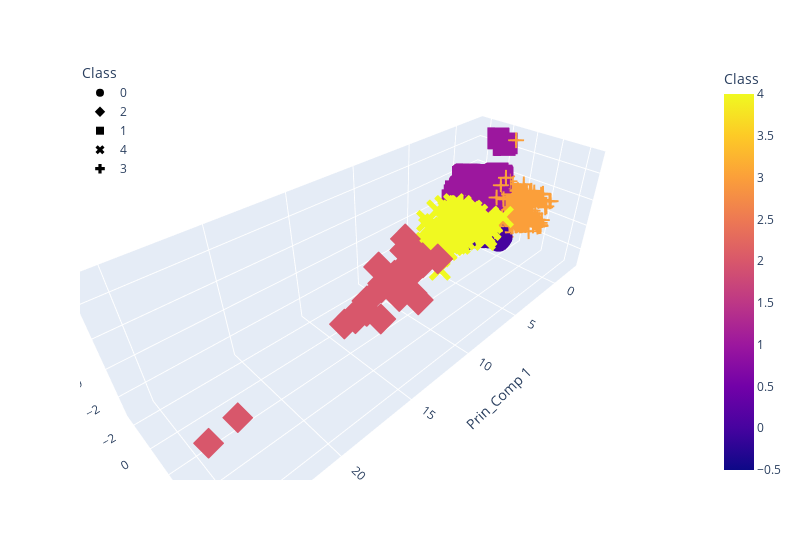

Here is the notebook cell this chart was saved with:
### Code cell
# Creating a 3D-Scatter with the PCA data and the clusters
fig = px.scatter_3d(
    clustered_df,
    x='Prin_Comp 1',
    y='Prin_Comp 2',
    z='Prin_Comp 3',
    color='Class',
    symbol='Class',
    hover_name= 'INSTNM',
    hover_data= ['HLOFFER'],
    width=800,
)
fig.update_layout(legend=dict(x=0, y=1))
fig.show()

### Figure 1 — Plotly figure (JSON) as saved in the notebook; plotly's stock layout.template omitted (floating-point values rounded to 4 significant figures; data arrays with more than 128 entries replaced by an {"elided": "..."} marker saying what was removed)
{"data": [{"customdata": {"elided": "969x1 int values"}, "hovertemplate": "<b>%{hovertext}</b><br><br>Class=%{marker.color}<br>Prin_Comp 1=%{x}<br>Prin_Comp 2=%{y}<br>Prin_Comp 3=%{z}<br>HLOFFER=%{customdata[0]}<extra></extra>", "hovertext": {"elided": "969 str values"}, "legendgroup": "0", "marker": {"color": {"elided": "969 int values"}, "coloraxis": "coloraxis", "symbol": "circle"}, "mode": "markers", "name": "0", "scene": "scene", "showlegend": true, "type": "scatter3d", "x": {"elided": "969 float values"}, "y": {"elided": "969 float values"}, "z": {"elided": "969 float values"}}, {"customdata": [[9], [9], [9], [9], [9], [9], [9], [9], [9], [9], [9], [9], [9], [9], [9], [9], [9], [9], [9], [9], [9], [9], [9], [9], [9], [9], [9], [9], [9], [9], [9], [9], [9], [9], [9], [7], [9]], "hovertemplate": "<b>%{hovertext}</b><br><br>Class=%{marker.color}<br>Prin_Comp 1=%{x}<br>Prin_Comp 2=%{y}<br>Prin_Comp 3=%{z}<br>HLOFFER=%{customdata[0]}<extra></extra>", "hovertext": ["University of Alabama at Birmingham", "Arizona State University-Tempe", "University of California-Davis", "University of California-Los Angeles", "University of California-San Diego", "University of California-San Francisco", "University of Southern California", "University of Colorado Denver/Anschutz Medical Campus", "University of Florida", "University of Chicago", "Northwestern University", "Indiana University-Purdue University-Indianapolis", "University of Iowa", "University of Kansas", "Johns Hopkins University", "Boston University", "University of Michigan-Ann Arbor", "Michigan State University", "University of Minnesota-Twin Cities", "Rutgers University-New Brunswick", "Columbia University in the City of New York", "Icahn School of Medicine at Mount Sinai", "New York University", "University of Rochester", "Duke University", "University of Cincinnati-Main Campus", "Ohio State University-Main Campus", "University of Pittsburgh-Pittsburgh Campus", "Temple University", "Baylor College of Medicine", "Texas A & M University-College Station", "The University of Texas at Austin", "University of Virginia-Main Campus", "University of Washington-Seattle Campus", "University of Wisconsin-Madison", "Western Governors University", "The Pennsylvania State University"], "legendgroup": "2", "marker": {"color": [2, 2, 2, 2, 2, 2, 2, 2, 2, 2, 2, 2, 2, 2, 2, 2, 2, 2, 2, 2, 2, 2, 2, 2, 2, 2, 2, 2, 2, 2, 2, 2, 2, 2, 2, 2, 2], "coloraxis": "coloraxis", "symbol": "diamond"}, "mode": "markers", "name": "2", "scene": "scene", "showlegend": true, "type": "scatter3d", "x": [9.183, 10.26, 10.21, 16.21, 11.01, 12.37, 8.731, 16.98, 9.522, 9.071, 9.363, 10.97, 10.04, 9.527, 12.18, 13.33, 25.53, 9.908, 11.34, 13.72, 15.18, 9.499, 24.2, 8.995, 15.01, 9.547, 16.55, 15.84, 9.884, 10.4, 10.9, 9.705, 9.123, 15.34, 13.63, 13.87, 13.51], "y": [1.955, 2.321, 2.171, 4.071, 2.603, 1.782, 1.966, 4.111, 2.347, 1.428, 1.926, 2.487, 2.172, 2.133, 2.898, 3.114, 6.714, 2.167, 2.531, 3.403, 3.834, 1.171, 6.472, 1.585, 3.603, 2.336, 4.345, 4.169, 2.459, 1.994, 3.186, 2.848, 3.5, 5.028, 4.672, 5.804, 5.916], "z": [0.8957, 0.6904, 0.5184, 1.261, 0.7282, 1.471, 0.4695, 1.402, 1.07, -0.09721, 0.8608, 1.078, 0.897, 0.8258, 1.352, 1.493, 2.683, 0.9782, 1.003, 1.543, 1.71, 1.849, 2.692, 0.05729, 0.765, 1.005, 1.768, 1.737, 1.168, 1.798, 1.132, 0.9758, 1.301, 1.296, 1.598, 2.585, 2.009]}, {"customdata": {"elided": "1768x1 int values"}, "hovertemplate": "<b>%{hovertext}</b><br><br>Class=%{marker.color}<br>Prin_Comp 1=%{x}<br>Prin_Comp 2=%{y}<br>Prin_Comp 3=%{z}<br>HLOFFER=%{customdata[0]}<extra></extra>", "hovertext": {"elided": "1768 str values"}, "legendgroup": "1", "marker": {"color": {"elided": "1768 int values"}, "coloraxis": "coloraxis", "symbol": "square"}, "mode": "markers", "name": "1", "scene": "scene", "showlegend": true, "type": "scatter3d", "x": {"elided": "1768 float values"}, "y": {"elided": "1768 float values"}, "z": {"elided": "1768 float values"}}, {"customdata": {"elided": "203x1 int values"}, "hovertemplate": "<b>%{hovertext}</b><br><br>Class=%{marker.color}<br>Prin_Comp 1=%{x}<br>Prin_Comp 2=%{y}<br>Prin_Comp 3=%{z}<br>HLOFFER=%{customdata[0]}<extra></extra>", "hovertext": {"elided": "203 str values"}, "legendgroup": "4", "marker": {"color": {"elided": "203 int values"}, "coloraxis": "coloraxis", "symbol": "x"}, "mode": "markers", "name": "4", "scene": "scene", "showlegend": true, "type": "scatter3d", "x": {"elided": "203 float values"}, "y": {"elided": "203 float values"}, "z": {"elided": "203 float values"}}, {"customdata": {"elided": "779x1 int values"}, "hovertemplate": "<b>%{hovertext}</b><br><br>Class=%{marker.color}<br>Prin_Comp 1=%{x}<br>Prin_Comp 2=%{y}<br>Prin_Comp 3=%{z}<br>HLOFFER=%{customdata[0]}<extra></extra>", "hovertext": {"elided": "779 str values"}, "legendgroup": "3", "marker": {"color": {"elided": "779 int values"}, "coloraxis": "coloraxis", "symbol": "cross"}, "mode": "markers", "name": "3", "scene": "scene", "showlegend": true, "type": "scatter3d", "x": {"elided": "779 float values"}, "y": {"elided": "779 float values"}, "z": {"elided": "779 float values"}}], "layout": {"coloraxis": {"colorbar": {"title": {"text": "Class"}}, "colorscale": [[0, "#0d0887"], [0.1111, "#46039f"], [0.2222, "#7201a8"], [0.3333, "#9c179e"], [0.4444, "#bd3786"], [0.5556, "#d8576b"], [0.6667, "#ed7953"], [0.7778, "#fb9f3a"], [0.8889, "#fdca26"], [1, "#f0f921"]]}, "legend": {"title": {"text": "Class"}, "tracegroupgap": 0, "x": 0, "y": 1}, "margin": {"t": 60}, "scene": {"domain": {"x": [0, 1], "y": [0, 1]}, "xaxis": {"title": {"text": "Prin_Comp 1"}}, "yaxis": {"title": {"text": "Prin_Comp 2"}}, "zaxis": {"title": {"text": "Prin_Comp 3"}}}, "width": 800}}
